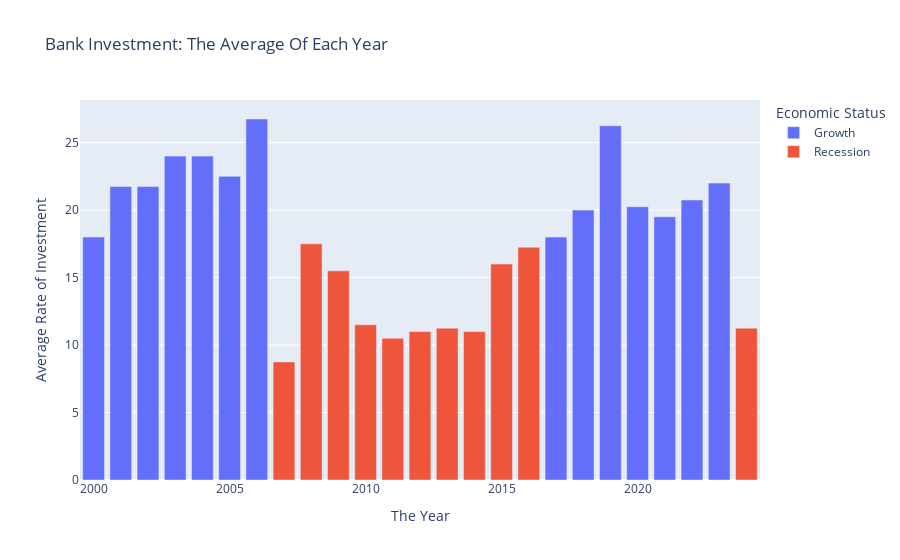

Here is the notebook cell this chart was saved with:
### Code cell
the_bar.show()

### Figure 1 — Plotly figure (JSON) as saved in the notebook; plotly's stock layout.template omitted (floating-point values rounded to 4 significant figures)
{"data": [{"alignmentgroup": "True", "hovertemplate": "Economic Status=Growth<br>The Year=%{x}<br>Average Rate of Investment=%{y}<extra></extra>", "legendgroup": "Growth", "marker": {"color": "#636efa", "pattern": {"shape": ""}}, "name": "Growth", "offsetgroup": "Growth", "orientation": "v", "showlegend": true, "textposition": "auto", "type": "bar", "x": [2000, 2001, 2002, 2003, 2004, 2005, 2006, 2017, 2018, 2019, 2020, 2021, 2022, 2023], "xaxis": "x", "y": [18, 21.75, 21.75, 24, 24, 22.5, 26.75, 18, 20, 26.25, 20.25, 19.5, 20.75, 22], "yaxis": "y"}, {"alignmentgroup": "True", "hovertemplate": "Economic Status=Recession<br>The Year=%{x}<br>Average Rate of Investment=%{y}<extra></extra>", "legendgroup": "Recession", "marker": {"color": "#EF553B", "pattern": {"shape": ""}}, "name": "Recession", "offsetgroup": "Recession", "orientation": "v", "showlegend": true, "textposition": "auto", "type": "bar", "x": [2007, 2008, 2009, 2010, 2011, 2012, 2013, 2014, 2015, 2016, 2024], "xaxis": "x", "y": [8.75, 17.5, 15.5, 11.5, 10.5, 11, 11.25, 11, 16, 17.25, 11.25], "yaxis": "y"}], "layout": {"autosize": true, "barmode": "relative", "legend": {"title": {"text": "Economic Status"}, "tracegroupgap": 0}, "title": {"text": "Bank Investment: The Average Of Each Year "}, "xaxis": {"anchor": "y", "autorange": true, "domain": [0, 1], "range": [2000.0, 2024.0], "title": {"text": "The Year"}, "type": "linear"}, "yaxis": {"anchor": "x", "autorange": true, "domain": [0, 1], "range": [0, 28.16], "title": {"text": "Average Rate of Investment"}, "type": "linear"}}}
